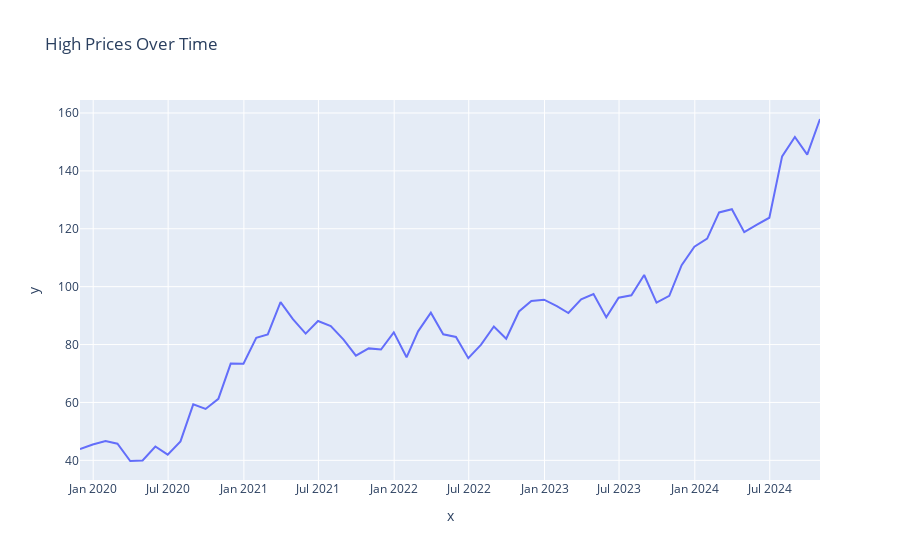

The notebook cell saved with this chart:
### Code cell
#high low monthly prices
high_data = monthly_df[('High', 'ENSG')]
fig_high = px.line(x=monthly_df.index, y=high_data, title='High Prices Over Time')
fig_high.show()
